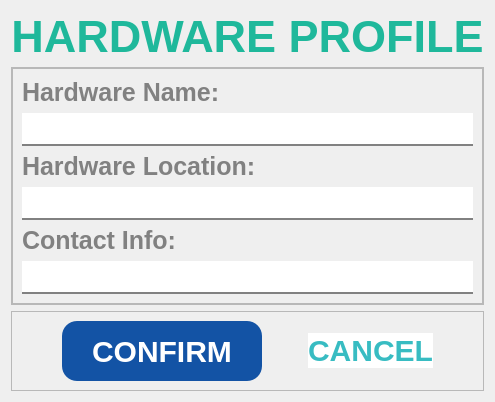
     <widget class="QWidget" name="page">
      <layout class="QGridLayout" name="gridLayout_2">
       <item row="1" column="0">
        <widget class="QFrame" name="frame_2">
         <property name="frameShape">
          <enum>QFrame::StyledPanel</enum>
         </property>
         <property name="frameShadow">
          <enum>QFrame::Raised</enum>
         </property>
         <layout class="QHBoxLayout" name="horizontalLayout_3">
          <property name="spacing">
           <number>0</number>
          </property>
          <property name="leftMargin">
           <number>0</number>
          </property>
          <property name="topMargin">
           <number>0</number>
          </property>
          <property name="rightMargin">
           <number>0</number>
          </property>
          <property name="bottomMargin">
           <number>0</number>
          </property>
          <item>
           <widget class="QFrame" name="frame_5">
            <property name="frameShape">
             <enum>QFrame::StyledPanel</enum>
            </property>
            <property name="frameShadow">
             <enum>QFrame::Raised</enum>
            </property>
            <layout class="QVBoxLayout" name="verticalLayout_2">
             <item>
              <widget class="QLabel" name="label_2">
               <property name="styleSheet">
                <string notr="true">font-family: Segoe UI;
				font-weight: bold;
				color: #818181;
				font-size: 25px;

border-radius: 0px;
border-color: white;
border-width: 0px;</string>
               </property>
               <property name="text">
                <string>Hardware Name:</string>
               </property>
              </widget>
             </item>
             <item>
              <widget class="QLineEdit" name="hardware_name_lineEdit">
               <property name="styleSheet">
                <string notr="true">QLineEdit {
				font-family: Segoe UI;
				font-weight: bold;
				color: #818181;
				font-size: 25px;
                border: none;
                border-bottom: 2px solid #818181;
            }

QLineEdit::hover{
color: #565656;
border-bottom: 2px solid #565656;
}

</string>
               </property>
              </widget>
             </item>
             <item>
              <widget class="QLabel" name="label_3">
               <property name="styleSheet">
                <string notr="true">font-family: Segoe UI;
				font-weight: bold;
				color: #818181;
				font-size: 25px;

border-radius: 0px;
border-color: white;
border-width: 0px;</string>
               </property>
               <property name="text">
                <string>Hardware Location:</string>
               </property>
              </widget>
             </item>
             <item>
              <widget class="QLineEdit" name="hardware_location_lineEdit">
               <property name="styleSheet">
                <string notr="true">QLineEdit {
				font-family: Segoe UI;
				font-weight: bold;
				color: #818181;
				font-size: 25px;
                border: none;
                border-bottom: 2px solid #818181;
            }

QLineEdit::hover{
color: #565656;
border-bottom: 2px solid #565656;
}

</string>
               </property>
              </widget>
             </item>
             <item>
              <widget class="QLabel" name="label_4">
               <property name="styleSheet">
                <string notr="true">font-family: Segoe UI;
				font-weight: bold;
				color: #818181;
				font-size: 25px;

border-radius: 0px;
border-color: white;
border-width: 0px;</string>
               </property>
               <property name="text">
                <string>Contact Info:</string>
               </property>
              </widget>
             </item>
             <item>
              <widget class="QLineEdit" name="hardware_contactInfo_lineEdit">
               <property name="styleSheet">
                <string notr="true">QLineEdit {
				font-family: Segoe UI;
				font-weight: bold;
				color: #818181;
				font-size: 25px;
                border: none;
                border-bottom: 2px solid #818181;
            }

QLineEdit::hover{
color: #565656;
border-bottom: 2px solid #565656;
}

</string>
               </property>
              </widget>
             </item>
            </layout>
           </widget>
          </item>
         </layout>
        </widget>
       </item>
       <item row="2" column="0">
        <widget class="QFrame" name="frame_3">
         <property name="maximumSize">
          <size>
           <width>16777215</width>
           <height>100</height>
          </size>
         </property>
         <property name="frameShape">
          <enum>QFrame::StyledPanel</enum>
         </property>
         <property name="frameShadow">
          <enum>QFrame::Raised</enum>
         </property>
         <layout class="QHBoxLayout" name="horizontalLayout_2">
          <item>
           <spacer name="horizontalSpacer_4">
            <property name="orientation">
             <enum>Qt::Horizontal</enum>
            </property>
            <property name="sizeHint" stdset="0">
             <size>
              <width>40</width>
              <height>20</height>
             </size>
            </property>
           </spacer>
          </item>
          <item>
           <widget class="QPushButton" name="add_hardware_confirm_btn">
            <property name="minimumSize">
             <size>
              <width>200</width>
              <height>60</height>
             </size>
            </property>
            <property name="cursor">
             <cursorShape>PointingHandCursor</cursorShape>
            </property>
            <property name="styleSheet">
             <string notr="true">QPushButton{
background-color: #1353A5;
color: white;
font-family: Segoe UI;
font-weight: bold;
font-size: 30px;
border-radius: 15px;
}

QPushButton::hover{
text-decoration: underline;
background-color: #0B3163;
}</string>
            </property>
            <property name="text">
             <string>CONFIRM</string>
            </property>
           </widget>
          </item>
          <item>
           <spacer name="horizontalSpacer_3">
            <property name="orientation">
             <enum>Qt::Horizontal</enum>
            </property>
            <property name="sizeHint" stdset="0">
             <size>
              <width>40</width>
              <height>20</height>
             </size>
            </property>
           </spacer>
          </item>
          <item>
           <widget class="QPushButton" name="add_hardware_cancel_btn">
            <property name="cursor">
             <cursorShape>PointingHandCursor</cursorShape>
            </property>
            <property name="styleSheet">
             <string notr="true">QPushButton{
background-color: white;
color: #38BCC2;
font-family: Segoe UI;
font-weight: bold;
font-size: 30px;
border-style: none;
}

QPushButton::hover{
text-decoration: underline;
color: #217074;
}</string>
            </property>
            <property name="text">
             <string>CANCEL</string>
            </property>
           </widget>
          </item>
          <item>
           <spacer name="horizontalSpacer_5">
            <property name="orientation">
             <enum>Qt::Horizontal</enum>
            </property>
            <property name="sizeHint" stdset="0">
             <size>
              <width>40</width>
              <height>20</height>
             </size>
            </property>
           </spacer>
          </item>
         </layout>
        </widget>
       </item>
       <item row="0" column="0">
        <widget class="QLabel" name="label">
         <property name="minimumSize">
          <size>
           <width>0</width>
           <height>50</height>
          </size>
         </property>
         <property name="maximumSize">
          <size>
           <width>16777215</width>
           <height>50</height>
          </size>
         </property>
         <property name="styleSheet">
          <string notr="true">font-family: Segoe UI;
font-weight: bold;
color: #1FB89B;
font-size: 45px;
border-color: white;</string>
         </property>
         <property name="text">
          <string>HARDWARE PROFILE</string>
         </property>
         <property name="alignment">
          <set>Qt::AlignCenter</set>
         </property>
        </widget>
       </item>
      </layout>
     </widget>
